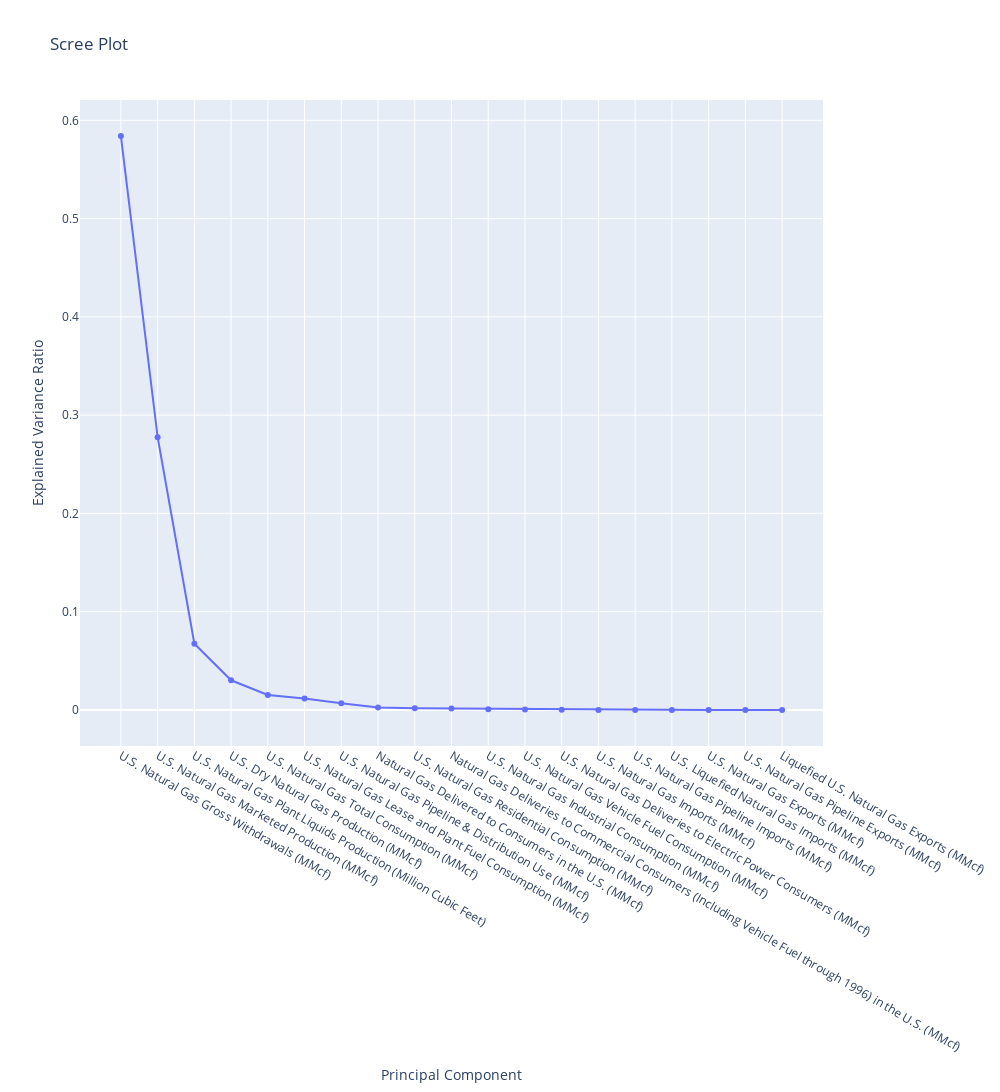

Source (notebook cell):
### Markdown cell above
## PRINCIPAL COMPONENT ANALYSIS

### Code cell
import numpy as np
import pandas as pd
import plotly.express as px
from sklearn.decomposition import PCA
from sklearn.preprocessing import StandardScaler

# Standardize the data and perform Principal Component Analysis (PCA)
scaler = StandardScaler()
X_scaled = scaler.fit_transform(df1)
pca = PCA()
pca.fit(X_scaled)
explained_variance_ratio = pca.explained_variance_ratio_

# Get column names
column_names = df1.columns.tolist()

# Create a DataFrame for the scree plot data
scree_data = pd.DataFrame({'Principal Component': column_names,
                           'Explained Variance Ratio': explained_variance_ratio})

# Create a scree plot using Plotly Express
fig = px.line(scree_data, x='Principal Component', y='Explained Variance Ratio', markers=True,
              line_shape='linear', title='Scree Plot')

# Customize axis labels and plot size
fig.update_xaxes(title_text='Principal Component')
fig.update_yaxes(title_text='Explained Variance Ratio')
fig.update_layout(width=1000, height=1200)

# Display the scree plot
fig.show()

### Figure 1 — Plotly figure (JSON) as saved in the notebook; plotly's stock layout.template omitted (floating-point values rounded to 4 significant figures)
{"data": [{"hovertemplate": "Principal Component=%{x}<br>Explained Variance Ratio=%{y}<extra></extra>", "legendgroup": "", "line": {"color": "#636efa", "dash": "solid", "shape": "linear"}, "marker": {"symbol": "circle"}, "mode": "markers+lines", "name": "", "orientation": "v", "showlegend": false, "type": "scatter", "x": ["U.S. Natural Gas Gross Withdrawals (MMcf)", "U.S. Natural Gas Marketed Production (MMcf)", "U.S. Natural Gas Plant Liquids Production (Million Cubic Feet)", "U.S. Dry Natural Gas Production (MMcf)", "U.S. Natural Gas Total Consumption (MMcf)", "U.S. Natural Gas Lease and Plant Fuel Consumption (MMcf)", "U.S. Natural Gas Pipeline & Distribution Use (MMcf)", "Natural Gas Delivered to Consumers in the U.S. (MMcf)", "U.S. Natural Gas Residential Consumption (MMcf)", "Natural Gas Deliveries to Commercial Consumers (Including Vehicle Fuel through 1996) in the U.S. (MMcf)", "U.S. Natural Gas Industrial Consumption (MMcf)", "U.S. Natural Gas Vehicle Fuel Consumption (MMcf)", "U.S. Natural Gas Deliveries to Electric Power Consumers (MMcf)", "U.S. Natural Gas Imports (MMcf)", "U.S. Natural Gas Pipeline Imports (MMcf)", "U.S. Liquefied Natural Gas Imports (MMcf)", "U.S. Natural Gas Exports (MMcf)", "U.S. Natural Gas Pipeline Exports (MMcf)", "Liquefied U.S. Natural Gas Exports (MMcf)"], "xaxis": "x", "y": [0.584, 0.2775, 0.06747, 0.03019, 0.01524, 0.01172, 0.006923, 0.002511, 0.001646, 0.001451, 0.0005912, 0.000546, 0.0001128, 6.145e-05, 4.844e-10, 8.185e-11, 1.015e-13, 4.124e-14, 2.831e-14], "yaxis": "y"}], "layout": {"height": 1200, "legend": {"tracegroupgap": 0}, "title": {"text": "Scree Plot"}, "width": 1000, "xaxis": {"anchor": "y", "domain": [0, 1], "title": {"text": "Principal Component"}}, "yaxis": {"anchor": "x", "domain": [0, 1], "title": {"text": "Explained Variance Ratio"}}}}
